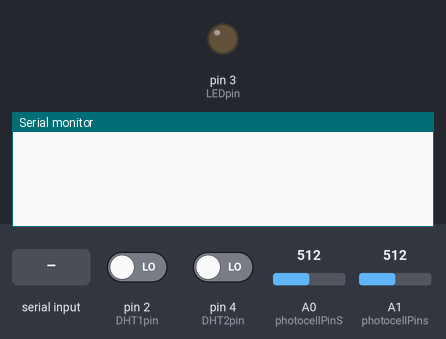
This sketch was run on a simulated Arduino Uno, built with avr-gcc and run on an emulated ATmega328P. Shown: output pins drawn as LEDs (lit = HIGH), the last lines printed to the serial monitor. Inputs (shaded band) come from the test bench; at power-on: pin 2 (DHT1pin) LOW, pin 4 (DHT2pin) LOW, A0 (photocellPinS) = 512, A1 (photocellPins) = 512.

Above: at 1.2 s.
1.3 s: "S\n" received over Serial
At 2.5 s:
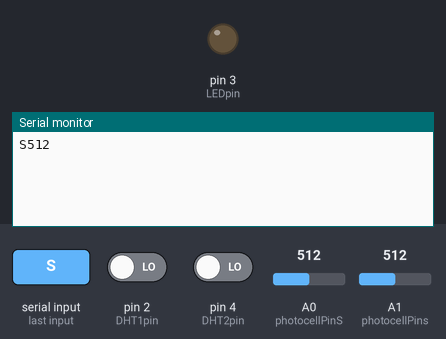
2.8 s: byte 84 ('T') received over Serial
At 4.0 s:
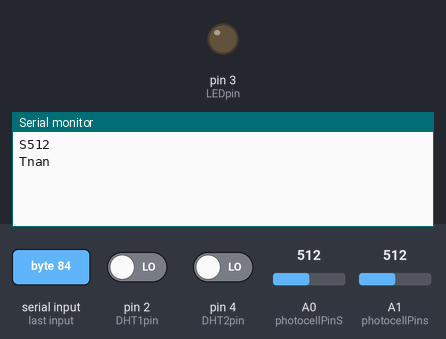
4.5 s: byte 116 ('t') received over Serial
At 5.3 s:
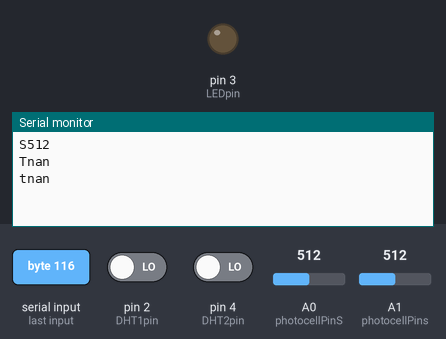
6.2 s: byte 86 ('V') received over Serial
At 7.6 s:
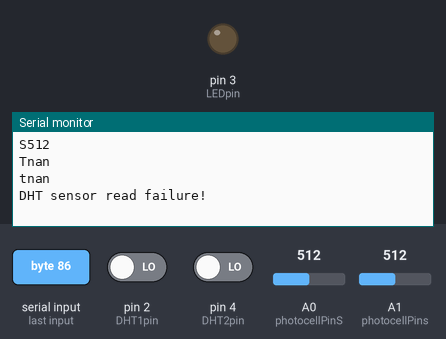
7.9 s: byte 115 ('s') received over Serial
At 8.7 s:
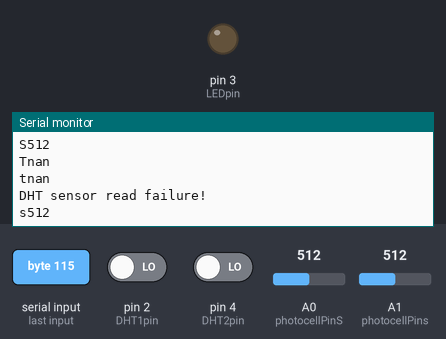
9.4 s: byte 65 ('A') received over Serial
At 10.6 s:
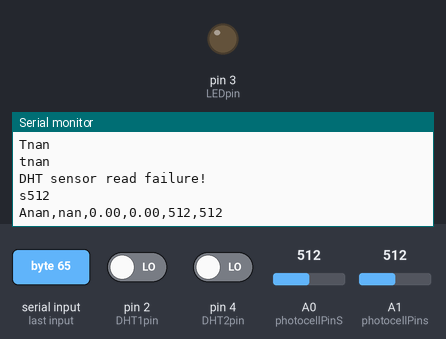

The sketch:

weather_station.ino
```cpp
#include "cactus_io_DHT22.h"
char c;

int photocellPinS = A0;
int photocellReadingS;
int photocellPins = A1;
int photocellReadings;
int photocellReadingAvg;
int sensorPinT = A2;
int LEDpin = 3;
int LEDbrightness;

int reading;
float voltage, temperature, temp2, hum2;

#define DHT1pin 2
#define DHT2pin 4
DHT22 dht(DHT1pin);
DHT22 dht2(DHT2pin);

void setup()
{
  Serial.begin(9600);
  dht.begin();
  dht2.begin();
}

void loop()
{
  if(Serial.available())
  {
    c = Serial.read();

    switch(c)
    {
      case 'T':
      {
         dht.readTemperature();

         Serial.print('T');
         Serial.print(dht.temperature_C);
         Serial.print('\n');

        break;
      }
      case 't':
      {
         dht2.readTemperature();

         Serial.print('t');
         Serial.print(dht2.temperature_C);
         Serial.print('\n');

         break;
      }
      case 'V':
      {
        dht.readHumidity();
        if (isnan(dht.humidity))
        {
          Serial.println("DHT sensor read failure!");
          return;
        }

        Serial.print('V');
        Serial.print(dht.humidity);
        Serial.print('\n');

        break;
      }
      case 'v':
      {
        dht2.readHumidity();
        if (isnan(dht2.humidity))
        {
          Serial.println("DHT sensor read failure!");
          return;
        }

        Serial.print('v');
        Serial.print(dht2.humidity);
        Serial.print('\n');
        break;
      }
      case 'S':
      {
          pinMode(LEDpin, OUTPUT);
          analogWrite(LEDpin, LOW);

          pinMode(photocellPinS,INPUT);
          photocellReadingS = analogRead(photocellPinS);

          Serial.print('S');
          Serial.print(photocellReadingS);
          Serial.print('\n');

          //photocellReadingS = 1023 - photocellReadingS;
          //LEDbrightness = map(photocellReadingS, 0, 1023, 0, 255);
          //analogWrite(LEDpin, LEDbrightness);

          if(photocellReadingS >= 0 && photocellReadingS < 10)
            analogWrite(LEDpin, 255);

          if(photocellReadingS >= 10 && photocellReadingS < 100)
            analogWrite(LEDpin, 128);

          if(photocellReadingS >= 100 && photocellReadingS < 200)
            analogWrite(LEDpin, 64);

          if(photocellReadingS >= 200 && photocellReadingS < 1023)
            analogWrite(LEDpin, 0);

        break;
      }
      case 's':
      {
        pinMode(LEDpin, OUTPUT);
        analogWrite(LEDpin, LOW);

        pinMode(photocellPins,INPUT);
        photocellReadings = analogRead(photocellPins);

        Serial.print('s');
        Serial.print(photocellReadings);
        Serial.print('\n');

        //photocellReadings = 1023 - photocellReadings;
        //LEDbrightness = map(photocellReadings, 0, 1023, 0, 255);

        //analogWrite(LEDpin, LEDbrightness);

        if(photocellReadings >= 0 && photocellReadings < 10)
          analogWrite(LEDpin, 255);

        if(photocellReadings >= 10 && photocellReadings < 100)
          analogWrite(LEDpin, 128);

        if(photocellReadings >= 100 && photocellReadings < 200)
          analogWrite(LEDpin, 64);

        if(photocellReadings >= 200 && photocellReadings < 1023)
          analogWrite(LEDpin, 0);

        break;
      }
      case 'A':
      {
        dht.readTemperature();
        temperature = dht.temperature_C;
        dht2.readTemperature();
        temp2 = dht2.temperature_C;

        dht.readHumidity();
        if (isnan(dht.humidity))
        {
          Serial.println("DHT sensor read failure!");
          return;
        }
        dht2.readHumidity();
        if (isnan(dht.humidity))
        {
          Serial.println("DHT sensor read failure!");
          return;
        }

        pinMode(photocellPinS,INPUT);
        photocellReadingS = analogRead(photocellPinS);

        pinMode(photocellPins,INPUT);
        photocellReadings = analogRead(photocellPins);

        //photocellReadings = 1023 - photocellReadings;
        //LEDbrightness = map(photocellReadings, 0, 1023, 0, 255);
        pinMode(LEDpin, OUTPUT);
        analogWrite(LEDpin, LOW);
        //analogWrite(LEDpin, LEDbrightness);

        photocellReadingAvg = (photocellReadings + photocellReadingS) / 2;

        if(photocellReadingAvg >= 0 && photocellReadingAvg < 10)
          analogWrite(LEDpin, 255);

        if(photocellReadingAvg >= 10 && photocellReadingAvg < 100)
          analogWrite(LEDpin, 128);

        if(photocellReadingAvg >= 100 && photocellReadingAvg < 200)
          analogWrite(LEDpin, 64);

        if(photocellReadingAvg >= 200 && photocellReadingAvg < 1023)
          analogWrite(LEDpin, 0);

        Serial.print('A');
        Serial.print(temperature);
        Serial.print(',');
        Serial.print(temp2);
        Serial.print(',');
        Serial.print(dht.humidity);
        Serial.print(',');
        Serial.print(dht2.humidity);
        Serial.print(',');
        Serial.print(photocellReadingS);
        Serial.print(',');
        Serial.print(photocellReadings);
        Serial.print('\n');

        break;
      }
    }
  }

}
```

cactus_io_DHT22.cpp
```cpp
// (licence header left out)
#include "cactus_io_DHT22.h"

DHT22::DHT22(uint8_t pin, uint8_t count) {
    _pin = pin;
    _count = count;
    firstreading = true;
}

void DHT22::begin(void) {
    // set up the pins!
    pinMode(_pin, INPUT);
    digitalWrite(_pin, HIGH);
    _lastreadtime = 0;
}

void DHT22::readHumidity(void) {
    if (read()) {

        humidity = data[0];
        humidity *= 256;
        humidity += data[1];
        humidity /= 10;
    }
    else
        humidity = NAN;
}

void DHT22::readTemperature() {

    if (read()) {
        temperature_C = data[2] & 0x7F;
        temperature_C *= 256;
        temperature_C += data[3];
        temperature_C /= 10;
        if (data[2] & 0x80)
            temperature_C *= -1;

        temperature_F = temperature_C * 1.8 + 32;
    }
    else
    {
        temperature_C = NAN;
        temperature_F = NAN;
    }
}

float DHT22::computeHeatIndex_C() {
    // Wikipedia: http://en.wikipedia.org/wiki/Heat_index
    return -8.784695 +
    1.61139411 * temperature_C +
    2.33854900 * humidity +
    -0.14611605 * temperature_C*humidity +
    -0.01230809 * pow(temperature_C, 2) +
    -0.01642482 * pow(humidity, 2) +
    0.00221173 * pow(temperature_C, 2) * humidity +
    0.00072546 * temperature_C * pow(humidity, 2) +
    -0.00000358 * pow(temperature_C, 2) * pow(humidity, 2);
}

float DHT22::computeHeatIndex_F() {
    // Adapted from equation at: https://github.com/adafruit/DHT-sensor-library/issues/9 and
    // Wikipedia: http://en.wikipedia.org/wiki/Heat_index
    return -42.379 +
    2.04901523 * temperature_F +
    10.14333127 * humidity +
    -0.22475541 * temperature_F*humidity +
    -0.00683783 * pow(temperature_F, 2) +
    -0.05481717 * pow(humidity, 2) +
    0.00122874 * pow(temperature_F, 2) * humidity +
    0.00085282 * temperature_F*pow(humidity, 2) +
    -0.00000199 * pow(temperature_F, 2) * pow(humidity, 2);
}

boolean DHT22::read(void) {
    uint8_t laststate = HIGH;
    uint8_t counter = 0;
    uint8_t j = 0, i;
    unsigned long currenttime;

    // Check if sensor was read less than two seconds ago and return early
    // to use last reading.
    currenttime = millis();
    if (currenttime < _lastreadtime) {
        // ie there was a rollover
        _lastreadtime = 0;
    }
    if (!firstreading && ((currenttime - _lastreadtime) < 2000)) {
        return true; // return last correct measurement
        //delay(2000 - (currenttime - _lastreadtime));
    }
    firstreading = false;
    _lastreadtime = millis();

    data[0] = data[1] = data[2] = data[3] = data[4] = 0;

    // pull the pin high and wait 250 milliseconds
    digitalWrite(_pin, HIGH);
    delay(250);

    // now pull it low for ~20 milliseconds
    pinMode(_pin, OUTPUT);
    digitalWrite(_pin, LOW);
    delay(20);
    // disable interrupts
    noInterrupts();
    digitalWrite(_pin, HIGH);
    delayMicroseconds(40);
    pinMode(_pin, INPUT);

    // read in timings
    for ( i=0; i< MAXTIMINGS; i++) {
        counter = 0;
        while (digitalRead(_pin) == laststate) {
            counter++;
            delayMicroseconds(1);
            if (counter == 255) {
                break;
            }
        }
        laststate = digitalRead(_pin);

        if (counter == 255) break;

        // ignore first 3 transitions
        if ((i >= 4) && (i%2 == 0)) {
            // shove each bit into the storage bytes
            data[j/8] <<= 1;
            if (counter > _count)
                data[j/8] |= 1;
            j++;
        }

    }
    // enable interrupts
    interrupts();

    // check we read 40 bits and that the checksum matches
    if ((j >= 40) &&
        (data[4] == ((data[0] + data[1] + data[2] + data[3]) & 0xFF)) ) {
        return true;
    }


    return false;

}
```

cactus_io_DHT22.h
```cpp
#ifndef DHT_H
#define DHT_H
#if ARDUINO >= 100
#include "Arduino.h"
#else
#include "WProgram.h"
#endif

/* DHT22 library
 MIT license
 written by cactus.io with inspiration from the Adafruit Industries DHT22 library
 */

// how many timing transitions we need to keep track of. 2 * number bits + extra
#define MAXTIMINGS 85

class DHT22 {
private:
    uint8_t data[6];
    uint8_t _pin, _count;
    unsigned long _lastreadtime;
    boolean firstreading;
    boolean read(void);


public:
    DHT22(uint8_t pin, uint8_t count=6);
    void begin(void);
    void readHumidity(void);
    void readTemperature();
    float computeHeatIndex_C();
    float computeHeatIndex_F();

    float humidity;
    float temperature_C;
    float temperature_F;
};
#endif
```

Measured:
- after the input at 1.3 s, the serial monitor: prints a new line at once (image 1)
- after the input at 2.8 s, the serial monitor: prints a new line after 0.27 s (image 2)
- after the input at 4.5 s, the serial monitor: prints a new line after 0.27 s (image 3)
- after the input at 6.2 s, the serial monitor: prints a new line after 0.27 s (image 4)
- after the input at 7.9 s, the serial monitor: prints a new line at once (image 5)
- after the input at 9.4 s, the serial monitor: prints a new line after 0.54 s (image 6)
